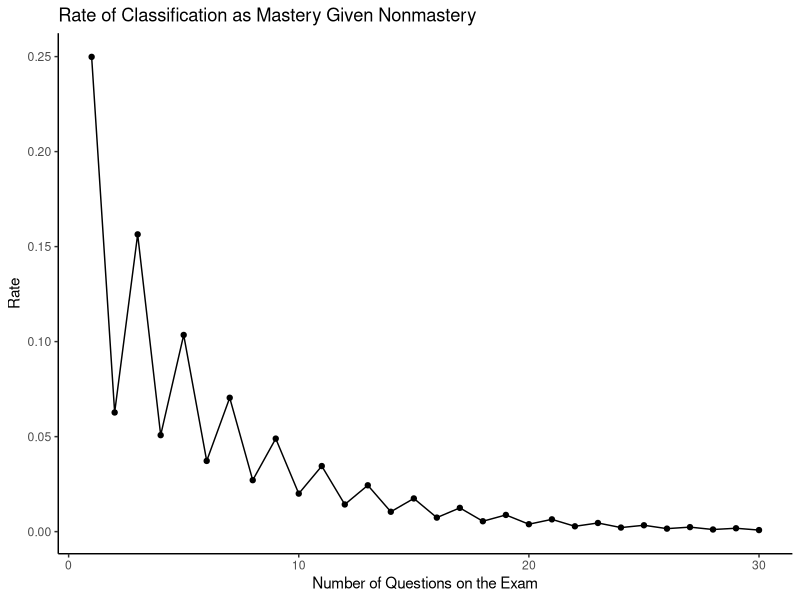
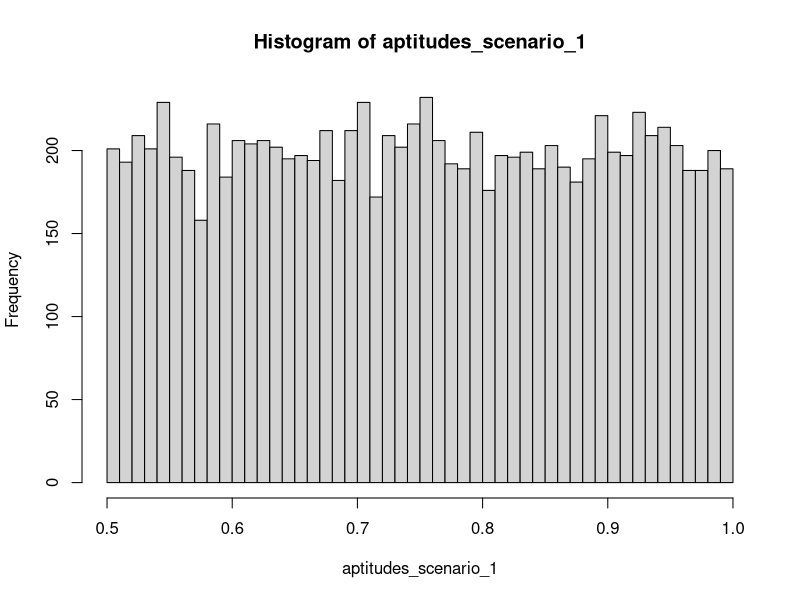
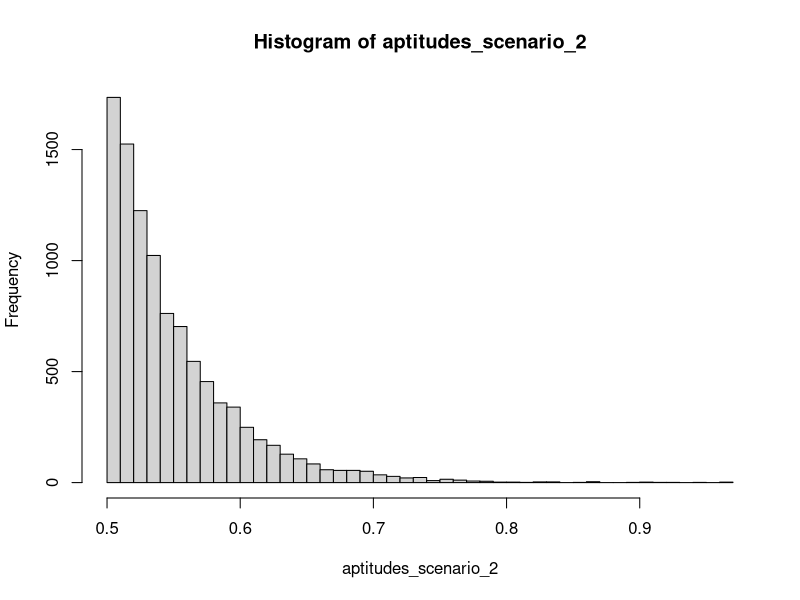
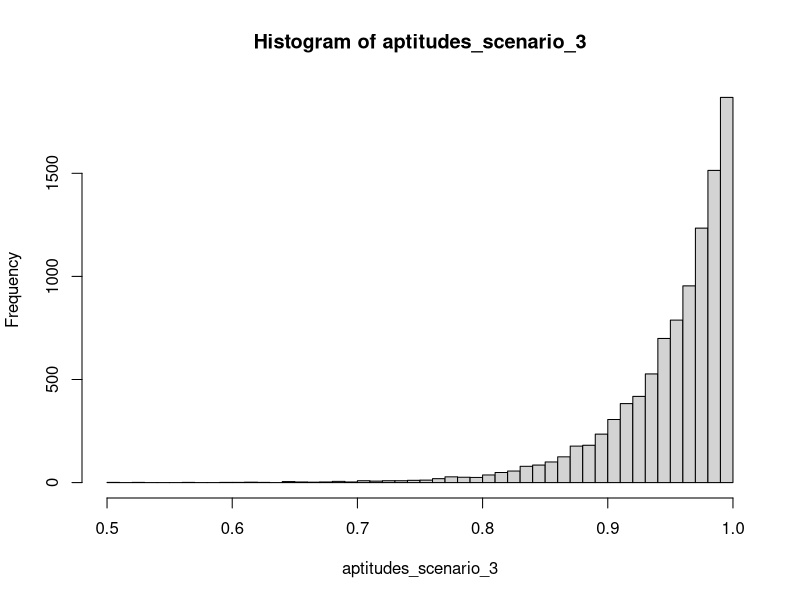
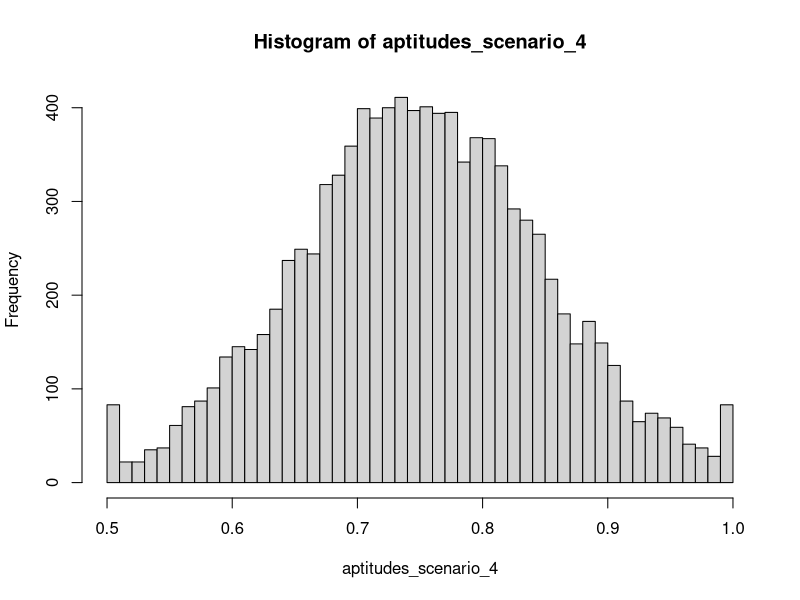
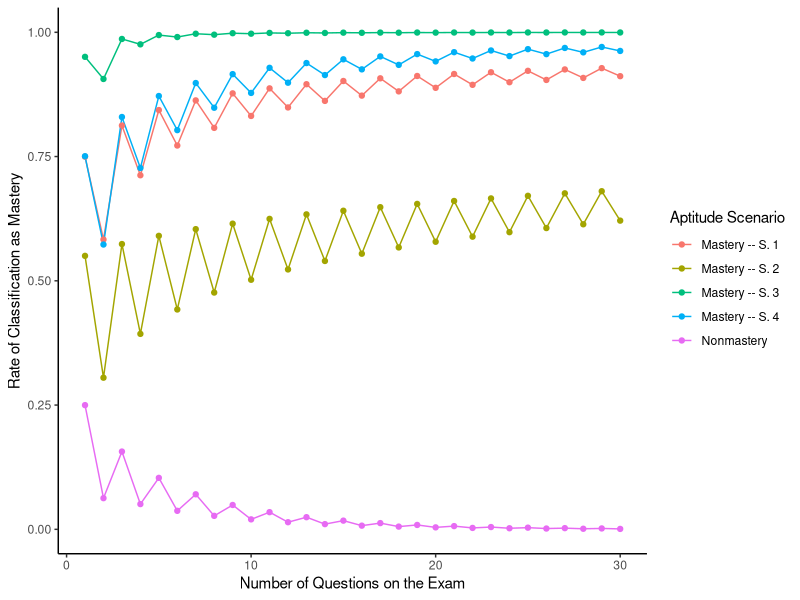
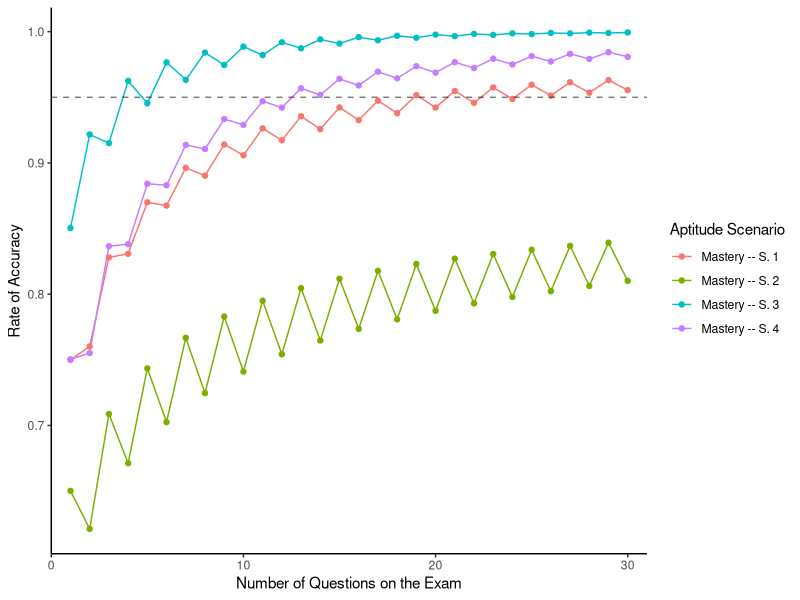

Write the R code that produced these figures, in order.
## ---- chunk 1
accuracy <- function(p_cam_given_mastery, p_cam_given_nonmastery) {
  (1/2)*(1 + p_cam_given_mastery - p_cam_given_nonmastery)
}
## ---- chunk 2
rbinom(n = 10, size = 8, prob = 1/4)
## ---- chunk 3
library(ggplot2)
sims <- data.frame(num_questions = 1:30)
p_cam_given_nm <- function(q_count) sum(rbinom(n = 1e6, size = q_count, prob = 1/4) > (q_count/2))/(1e6)
sims$cam_given_nm_rate <- unlist(Map(p_cam_given_nm, sims$num_questions))
ggplot(data = sims, mapping = aes(x = num_questions, y = cam_given_nm_rate)) +
  geom_line() +
  geom_point() +
  ggtitle("Rate of Classification as Mastery Given Nonmastery") +
  ylab("Rate") +
  xlab("Number of Questions on the Exam") +
  theme_classic()
## ---- chunk 4
truncate_prob <- function(p) {
  too_low <- which(p < .5)
  too_high <- which(p > 1)
  if (length(too_low) > 0) {
    p[too_low] <- .5
  }
  if (length(too_high) > 0) {
    p[too_high] <- 1
  }
  return(p)
}
aptitudes_scenario_1 <- runif(n = 1e4, min = .5, max = 1)
aptitudes_scenario_2 <- truncate_prob(.5 + rexp(1e4)/20)
aptitudes_scenario_3 <- truncate_prob(1 - rexp(1e4)/20)
aptitudes_scenario_4 <- truncate_prob(rnorm(n = 1e4, mean = .75, sd = .1))
hist(aptitudes_scenario_1, breaks = 60)
hist(aptitudes_scenario_2, breaks = 60)
hist(aptitudes_scenario_3, breaks = 60)
hist(aptitudes_scenario_4, breaks = 60)
## ---- chunk 5
p_cam_given_m <- function(q_count, p) {
  sum(rbinom(n = 1e7, size = q_count, prob = p) > (q_count/2))/(1e7)
}
p_cam_given_m_s1 <- function(q_count) p_cam_given_m(q_count, p = aptitudes_scenario_1)
p_cam_given_m_s2 <- function(q_count) p_cam_given_m(q_count, p = aptitudes_scenario_2)
p_cam_given_m_s3 <- function(q_count) p_cam_given_m(q_count, p = aptitudes_scenario_3)
p_cam_given_m_s4 <- function(q_count) p_cam_given_m(q_count, p = aptitudes_scenario_4)
sims$cam_given_m_s1_rate <- Map(p_cam_given_m_s1, q_count = sims$num_questions)
sims$cam_given_m_s2_rate <- Map(p_cam_given_m_s2, q_count = sims$num_questions)
sims$cam_given_m_s3_rate <- Map(p_cam_given_m_s3, q_count = sims$num_questions)
sims$cam_given_m_s4_rate <- Map(p_cam_given_m_s4, q_count = sims$num_questions)
## ---- chunk 6
library(tidyr)
sims_long <- gather(sims, scenario, cam_rate, -num_questions)
sims_long$cam_rate <- unlist(sims_long$cam_rate)
sims_long$label <- ""
sims_long$label[sims_long$scenario == "cam_given_nm_rate"] <- "Nonmastery"
sims_long$label[sims_long$scenario == "cam_given_m_s1_rate"] <- "Mastery -- S. 1"
sims_long$label[sims_long$scenario == "cam_given_m_s2_rate"] <- "Mastery -- S. 2"
sims_long$label[sims_long$scenario == "cam_given_m_s3_rate"] <- "Mastery -- S. 3"
sims_long$label[sims_long$scenario == "cam_given_m_s4_rate"] <- "Mastery -- S. 4"
ggplot(data = sims_long, mapping = aes(x = num_questions, y = cam_rate, color = label)) +
  geom_line() +
  geom_point() +
  ylab("Rate of Classification as Mastery") +
  xlab("Number of Questions on the Exam") +
  guides(color = guide_legend("Aptitude Scenario")) +
  theme_classic()
## ---- chunk 7
accuracy
## ---- chunk 8
result <- cbind(sims_long[sims_long$scenario != "cam_given_nm_rate",], cam_rate_given_nonmastery = sims$cam_given_nm_rate)
result$accuracy <- accuracy(result$cam_rate, result$cam_rate_given_nonmastery)
ggplot(data = result, aes(num_questions, accuracy, color = label)) + 
  geom_line() +
  geom_point() +
  geom_hline(yintercept = .95, alpha = .5, linetype = "dashed") +
  #geom_segment(aes(x = 4, xend = 4, y = .5, yend = .96), alpha = .5, linetype = "dashed") +
  scale_x_continuous(expand = c(0,1)) +
  ylab("Rate of Accuracy") +
  xlab("Number of Questions on the Exam") +
  guides(color = guide_legend("Aptitude Scenario")) +
  theme_classic()
